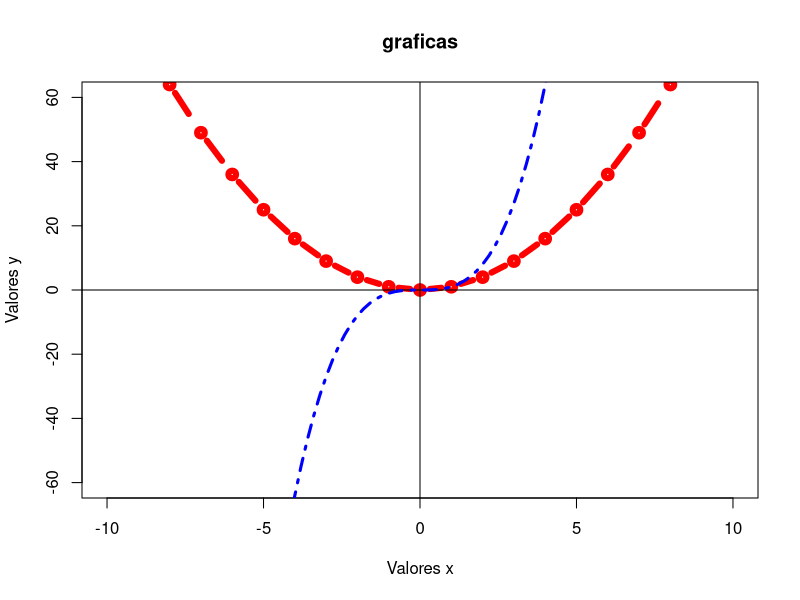

This chart was generated by the following R code: (Note: this script raises an error after producing the figure.)
x =-10:10
y = x^2

plot (x,y, xlab ="Valores x", ylab="Valores y", main ="graficas", 
      type ="b", lwd =6, xlim =c(-10, 10), ylim = c(-60,60), col ="red", lty=2)
abline(v=0, h=0)
#abline(40,10, col = "green", lwd = 5, lty =3)
curve (x^3, col ="blue",  add = TRUE, lwd =3, lty=4 )
curve (f, col ="purple",  add = TRUE, lwd =2, lty=5 )

legend("bottomright",
       col =c("red", "green", "blue", "purple"),
       legend=c(expression(x^2), expression(10*x+40), expression(x^3), expression(30*sin(2*x))),
       lty = c(2,3,4,5))


f=function(x){
  30*sin(2*x)
}